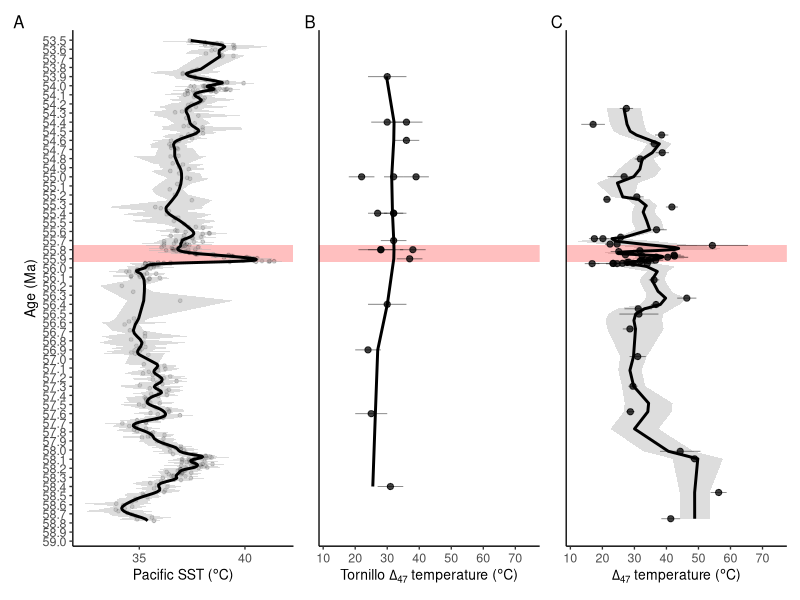
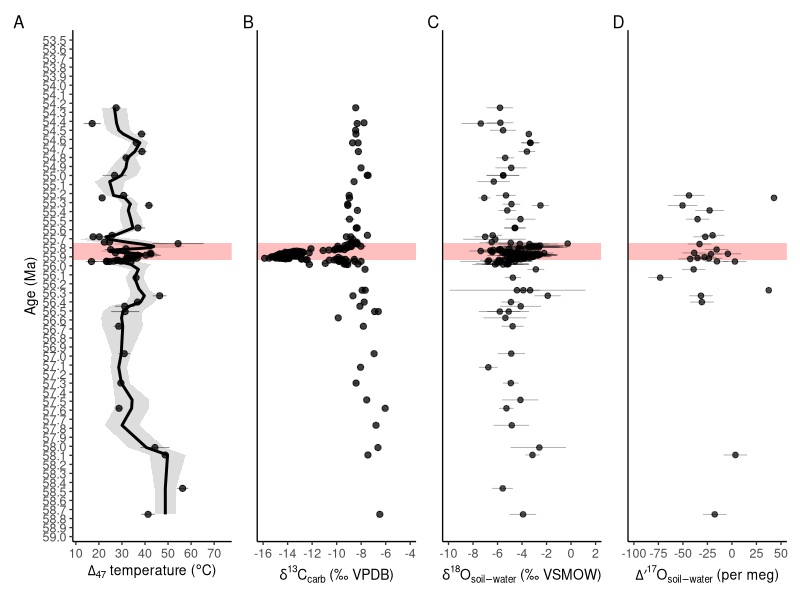
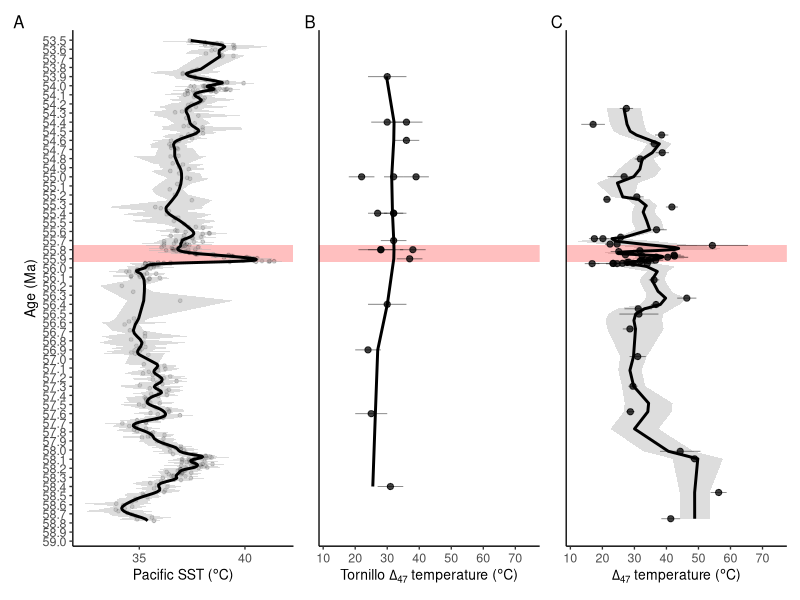
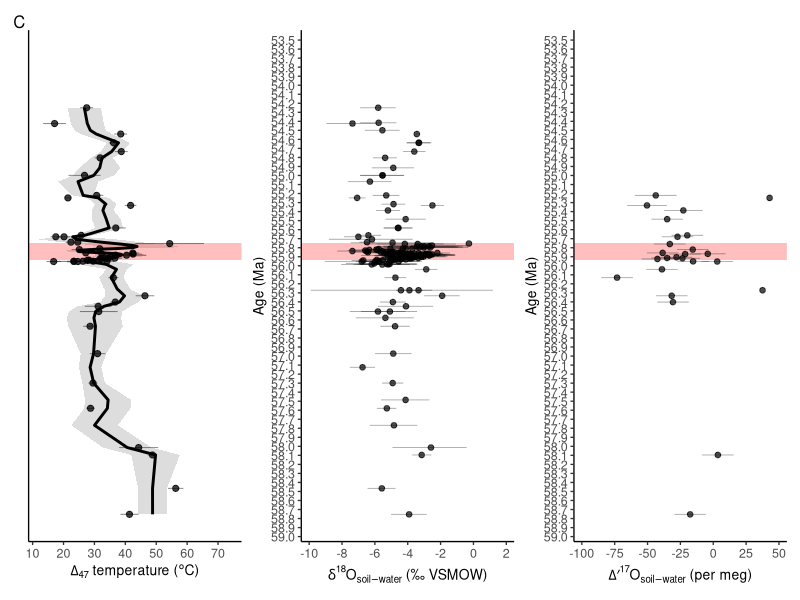
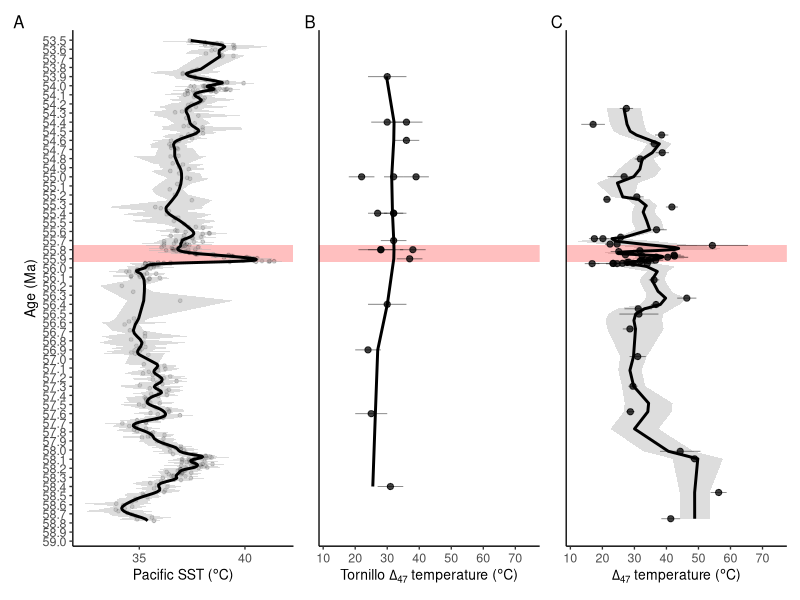
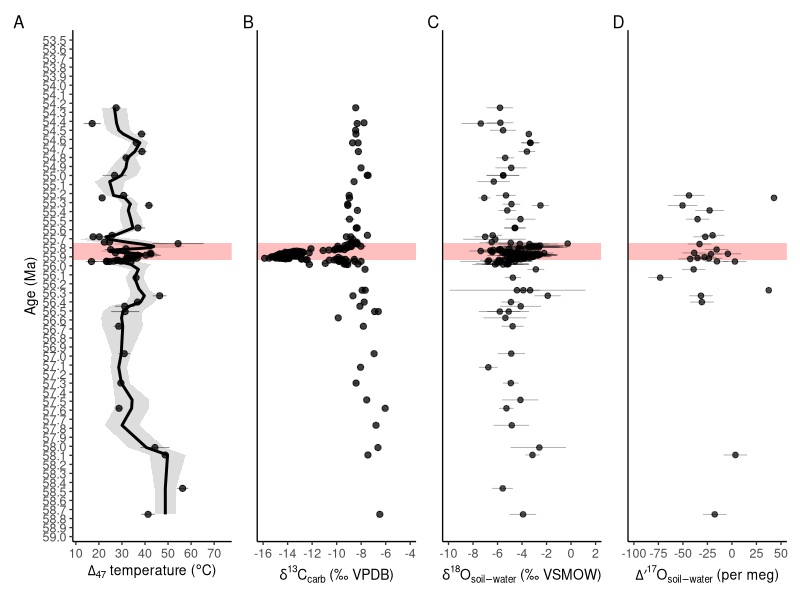
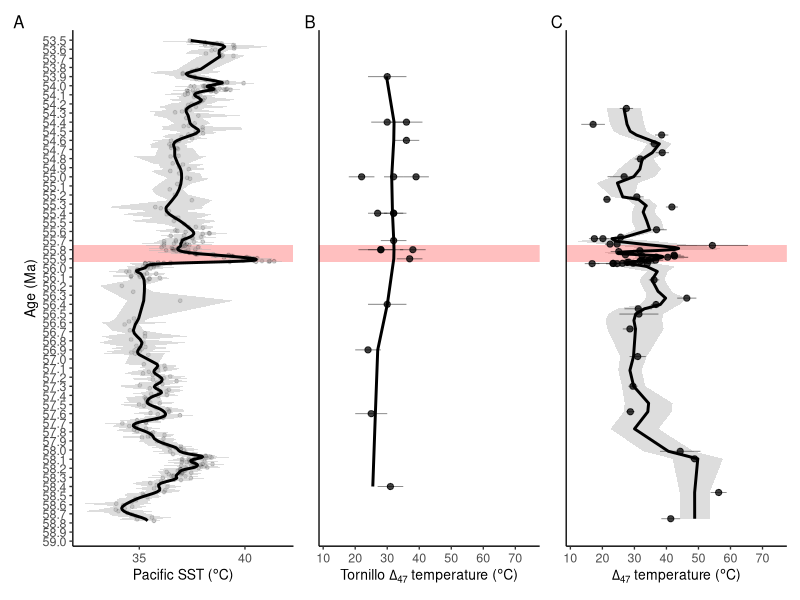

Source code (R) for these figures, in order:
# 08_age_domain_plots.R
# Purpose: Generate age-domain plots for BHB multiproxy manuscript/meeting figures

library(tidyverse)
library(here)
library(patchwork)

# ---- Shared age plot settings ----

age_limits <- c(59, 53.5)
age_breaks <- seq(53.5, 59, by = 0.1)

petm_age_old <- 55.935
petm_age_young <- 55.75

add_petm_age <- function(fill = "red", alpha = 0.25) {
  annotate(
    "rect",
    xmin = -Inf, xmax = Inf,
    ymin = petm_age_young, ymax = petm_age_old,
    fill = fill,
    alpha = alpha
  )
}

shared_age_scale <- function() {
  scale_y_reverse(
    limits = age_limits,
    breaks = age_breaks,
    expand = expansion(mult = c(0.01, 0.02))
  )
}

temp_x_scale <- function() {
  scale_x_continuous(
    breaks = seq(10, 75, by = 10),
    limits = c(10, 75),
    expand = expansion(mult = c(0.02, 0.04))
  )
}

theme_age_panel <- theme_classic(base_size = 10) +
  theme(
    axis.title = element_text(size = 10),
    axis.text = element_text(size = 9),
    legend.position = "none",
    plot.margin = margin(4, 4, 4, 4)
  )

# ---- Load data ----

BHB_multiproxy_summary <- read_csv(here("data", "processed", "BHB_multiproxy_summary.csv"))
BHB_d18Ow <- read_csv(here("data", "processed", "BHB_d18Ow_reconstruction.csv"))
BHB_multiproxy_final <- read_csv(here("data", "processed", "BHB_D17Orsw_reconstruction.csv"))
BHB_temperature_model <- read_csv(here("data", "processed", "BHB_temperature_model.csv"))
temp_obs <- read_csv(here("data", "processed", "BHB_temperature_observations.csv"))

Kelson_Tornillo_D47 <- read_csv(
  here("data", "processed", "Kelson_Tornillo_D47_strat_age_filtered.csv")
)


Harper2024_CO2_SST <- read_csv(
  here("data", "processed", "Harper2024_CO2_SST_processed.csv")
)

biozones <- read_csv(
  here(
    "data",
    "processed",
    "BHB_biozones.csv"
  )
)

age_priors <- read.csv(
  here("data", "raw", "PCB-CFB_age_priors.csv")
)

age_priors_clean <- age_priors %>%
  mutate(
    est_Depth_m_PCB_outcrop = as.numeric(est_Depth_m_PCB_outcrop),
    Age_Ma_best_estimate = as.numeric(Age_Ma_best_estimate)
  ) %>%
  filter(
    !is.na(est_Depth_m_PCB_outcrop),
    !is.na(Age_Ma_best_estimate)
  ) %>%
  arrange(est_Depth_m_PCB_outcrop)

biozones_age <- biozones %>%
  mutate(
    Age_ymin_Ma = approx(
      x = age_priors_clean$est_Depth_m_PCB_outcrop,
      y = age_priors_clean$Age_Ma_best_estimate,
      xout = ymin,
      rule = 1
    )$y,
    Age_ymax_Ma = approx(
      x = age_priors_clean$est_Depth_m_PCB_outcrop,
      y = age_priors_clean$Age_Ma_best_estimate,
      xout = ymax,
      rule = 1
    )$y
  )

biozones_age

# ---- Add age to temperature model and observations ----

age_lookup <- BHB_multiproxy_summary %>%
  select(MLA_horizon_id, strat_height_m, Age_Ma) %>%
  filter(!is.na(strat_height_m), !is.na(Age_Ma))

BHB_temperature_model_age <- BHB_temperature_model %>%
  left_join(age_lookup, by = c("MLA_horizon_id", "strat_height_m")) %>%
  filter(!is.na(Age_Ma))

temp_obs_age <- temp_obs %>%
  left_join(age_lookup, by = c("MLA_horizon_id", "strat_height_m")) %>%
  filter(!is.na(T_C), !is.na(Age_Ma))

# ---- Temperature age plot ----

p_T47_age_clean <- ggplot() +
  geom_ribbon(
    data = BHB_temperature_model_age,
    aes(
      xmin = T_model_lower95_C,
      xmax = T_model_upper95_C,
      y = Age_Ma
    ),
    fill = "grey70",
    alpha = 0.45
  ) +
  add_petm_age() +
  geom_path(
    data = BHB_temperature_model_age,
    aes(x = T_model_C, y = Age_Ma),
    linewidth = 1
  ) +
  geom_errorbarh(
    data = temp_obs_age,
    aes(
      xmin = T_C - T_se_C,
      xmax = T_C + T_se_C,
      y = Age_Ma
    ),
    height = 0,
    linewidth = 0.35,
    alpha = 0.45
  ) +
  geom_point(
    data = temp_obs_age,
    aes(x = T_C, y = Age_Ma),
    size = 1.8,
    alpha = 0.75
  ) +
  scale_x_continuous(
    breaks = seq(10, 75, by = 10),
    limits = c(10, 75),
    expand = expansion(mult = c(0.02, 0.04))
  ) +
  shared_age_scale() +
  labs(
    x = expression(Delta[47] * " temperature (" * degree * "C)"),
    y = "Age (Ma)"
  ) +
  theme_age_panel

# ---- d13C carbonate age plot ----

d13C_obs_age <- BHB_multiproxy_summary %>%
  select(
    MLA_horizon_id,
    strat_height_m,
    Age_Ma,
    Koch_mean_d13Ccarb_vpdb,
    Koch_se_d13Ccarb_vpdb,
    Bowen_mean_d13Ccarb_vpdb,
    Bowen_se_d13Ccarb_vpdb,
    CU_mean_d13Ccarb_vpdb,
    Snell_mean_d13Ccarb_vpdb
  ) %>%
  pivot_longer(
    cols = c(
      Koch_mean_d13Ccarb_vpdb,
      Bowen_mean_d13Ccarb_vpdb,
      CU_mean_d13Ccarb_vpdb,
      Snell_mean_d13Ccarb_vpdb
    ),
    names_to = "source",
    values_to = "d13Ccarb_vpdb"
  ) %>%
  mutate(
    d13C_se_vpdb = case_when(
      source == "Koch_mean_d13Ccarb_vpdb" ~ Koch_se_d13Ccarb_vpdb,
      source == "Bowen_mean_d13Ccarb_vpdb" ~ Bowen_se_d13Ccarb_vpdb,
      TRUE ~ NA_real_
    )
  ) %>%
  filter(!is.na(d13Ccarb_vpdb), !is.na(Age_Ma))

p_d13C_age_clean <- ggplot() +
  add_petm_age() +
  geom_errorbarh(
    data = d13C_obs_age,
    aes(
      xmin = d13Ccarb_vpdb - d13C_se_vpdb,
      xmax = d13Ccarb_vpdb + d13C_se_vpdb,
      y = Age_Ma
    ),
    height = 0,
    linewidth = 0.35,
    alpha = 0.45,
    na.rm = TRUE
  ) +
  geom_point(
    data = d13C_obs_age,
    aes(x = d13Ccarb_vpdb, y = Age_Ma),
    size = 1.8,
    alpha = 0.75
  ) +
  scale_x_continuous(
    breaks = seq(-16, -4, by = 2),
    limits = c(-16, -4),
    expand = expansion(mult = c(0.04, 0.04))
  ) +
  shared_age_scale() +
  labs(
    x = expression(delta^13 * C[carb] ~ "(‰ VPDB)"),
    y = "Age (Ma)"
  ) +
  theme_age_panel

# ---- d18O soil-water age plot ----

d18Ow_age <- BHB_d18Ow %>%
  filter(!is.na(d18Ow_mean_vsmow), !is.na(Age_Ma))

p_d18Ow_age_clean <- ggplot() +
  add_petm_age() +
  geom_errorbarh(
    data = d18Ow_age,
    aes(
      xmin = d18Ow_lower95_vsmow,
      xmax = d18Ow_upper95_vsmow,
      y = Age_Ma
    ),
    height = 0,
    linewidth = 0.30,
    alpha = 0.35,
    na.rm = TRUE
  ) +
  geom_point(
    data = d18Ow_age,
    aes(x = d18Ow_mean_vsmow, y = Age_Ma),
    size = 1.6,
    alpha = 0.70
  ) +
  scale_x_continuous(
    breaks = seq(-10, 2, by = 2),
    limits = c(-10, 2),
    expand = expansion(mult = c(0.04, 0.04))
  ) +
  shared_age_scale() +
  labs(
    x = expression(delta^18 * O[soil-water] ~ "(‰ VSMOW)"),
    y = "Age (Ma)"
  ) +
  theme_age_panel

# ---- D17O soil-water age plot ----

D17Orsw_age <- BHB_multiproxy_final %>%
  filter(!is.na(D17Orsw_mean_permeg), !is.na(Age_Ma))

p_D17Orsw_age_clean <- ggplot() +
  add_petm_age() +
  geom_errorbarh(
    data = D17Orsw_age,
    aes(
      xmin = D17Orsw_mean_permeg - IPL17O_sd_Dp17Ocarb_adj,
      xmax = D17Orsw_mean_permeg + IPL17O_sd_Dp17Ocarb_adj,
      y = Age_Ma
    ),
    height = 0,
    linewidth = 0.30,
    alpha = 0.35,
    na.rm = TRUE
  ) +
  geom_point(
    data = D17Orsw_age,
    aes(x = D17Orsw_mean_permeg, y = Age_Ma),
    size = 1.6,
    alpha = 0.70
  ) +
  scale_x_continuous(
    breaks = seq(-100, 50, by = 25),
    limits = c(-100, 50),
    expand = expansion(mult = c(0.04, 0.04))
  ) +
  shared_age_scale() +
  labs(
    x = expression(Delta*minute^17*O[soil-water] ~ "(per meg)"),
    y = "Age (Ma)"
  ) +
  theme_age_panel

# ---- Harper reference records ----
# ---- Smooth Harper reference records like BHB temperature model ----

Harper_plot <- Harper2024_CO2_SST %>%
  filter(
    Age_Ma >= min(age_limits),
    Age_Ma <= max(age_limits)
  ) %>%
  arrange(Age_Ma) %>%
  mutate(
    SST_anchor_C = zoo::rollapply(
      Harper2024_mean_SST_C,
      width = 3,
      FUN = mean,
      fill = NA,
      align = "center",
      partial = TRUE
    ),
    CO2_anchor_ppm = zoo::rollapply(
      Harper2024_mean_CO2_ppm,
      width = 3,
      FUN = mean,
      fill = NA,
      align = "center",
      partial = TRUE
    )
  )

Harper_SST_spline <- smooth.spline(
  x = Harper_plot$Age_Ma,
  y = Harper_plot$SST_anchor_C,
  spar = 0.35
)

Harper_CO2_spline <- smooth.spline(
  x = Harper_plot$Age_Ma,
  y = Harper_plot$CO2_anchor_ppm,
  spar = 0.35
)

Harper_plot <- Harper_plot %>%
  mutate(
    Harper2024_SST_smooth_C = as.numeric(
      predict(Harper_SST_spline, x = Age_Ma)$y
    ),
    Harper2024_CO2_smooth_ppm = as.numeric(
      predict(Harper_CO2_spline, x = Age_Ma)$y
    )
  )

p_Harper_SST_age <- ggplot(Harper_plot) +
  add_petm_age(fill = "red", alpha = 0.25) +
  geom_point(
    aes(x = Harper2024_mean_SST_C, y = Age_Ma),
    size = 1.0,
    alpha = 0.18
  ) +
  geom_ribbon(
    aes(
      xmin = Harper2024_SST_lower95_C,
      xmax = Harper2024_SST_upper95_C,
      y = Age_Ma
    ),
    fill = "grey70",
    alpha = 0.45
  ) +
  geom_path(
    aes(x = Harper2024_SST_smooth_C, y = Age_Ma),
    linewidth = 1
  ) +
  scale_x_continuous(
    breaks = seq(20, 40, by = 5),
    expand = expansion(mult = c(0.04, 0.04))
  ) +
  shared_age_scale() +
  labs(
    x = expression("Pacific SST (" * degree * "C)"),
    y = "Age (Ma)"
  ) +
  theme_age_panel

# Adjust CO2 column names here if your processed file uses different names
p_Harper_CO2_age <- ggplot(Harper_plot) +
  add_petm_age(fill = "red", alpha = 0.25) +
  geom_point(
    aes(x = Harper2024_mean_CO2_ppm, y = Age_Ma),
    size = 1.0,
    alpha = 0.18
  ) +
  geom_ribbon(
    aes(
      xmin = Harper2024_CO2_lower95_ppm,
      xmax = Harper2024_CO2_upper95_ppm,
      y = Age_Ma
    ),
    fill = "grey70",
    alpha = 0.45
  ) +
  geom_path(
    aes(x = Harper2024_CO2_smooth_ppm, y = Age_Ma),
    linewidth = 1
  ) +
  scale_x_continuous(
    breaks = seq(0, 3000, by = 500),
    expand = expansion(mult = c(0.04, 0.04))
  ) +
  shared_age_scale() +
  labs(
    x = expression(CO[2] ~ "(ppm)"),
    y = "Age (Ma)"
  ) +
  theme_age_panel

# ---- Kelson Tornillo primary D47 temperatures ----

# ---- Kelson Tornillo primary D47 temperatures ----

Kelson_Tornillo_primary_age <- Kelson_Tornillo_D47 %>%
  filter(
    petro_class == "Micrite",
    !is.na(Age_Ma),
    !is.na(T47_C)
  ) %>%
  arrange(Age_Ma) %>%
  mutate(
    T47_anchor_C = zoo::rollapply(
      T47_C,
      width = 3,
      FUN = mean,
      fill = NA,
      align = "center",
      partial = TRUE
    )
  )

Kelson_T47_spline <- smooth.spline(
  x = Kelson_Tornillo_primary_age$Age_Ma,
  y = Kelson_Tornillo_primary_age$T47_anchor_C,
  spar = 0.35
)

Kelson_Tornillo_primary_age <- Kelson_Tornillo_primary_age %>%
  mutate(
    T47_smooth_C = as.numeric(
      predict(Kelson_T47_spline, x = Age_Ma)$y
    )
  )

p_Kelson_Tornillo_T47_age <- ggplot() +
  add_petm_age(fill = "red", alpha = 0.25) +
  geom_errorbarh(
    data = Kelson_Tornillo_primary_age,
    aes(
      xmin = T47_C - T47_se_C,
      xmax = T47_C + T47_se_C,
      y = Age_Ma
    ),
    height = 0,
    linewidth = 0.35,
    alpha = 0.45,
    na.rm = TRUE
  ) +
  geom_point(
    data = Kelson_Tornillo_primary_age,
    aes(x = T47_C, y = Age_Ma),
    size = 1.8,
    alpha = 0.75
  ) +
  geom_path(
    data = Kelson_Tornillo_primary_age,
    aes(x = T47_smooth_C, y = Age_Ma),
    linewidth = 1,
    na.rm = TRUE
  ) +
  temp_x_scale() +
  shared_age_scale() +
  labs(
    x = expression("Tornillo " * Delta[47] * " temperature (" * degree * "C)"),
    y = "Age (Ma)"
  ) +
  theme_age_panel
# ---- Panel figures ----

p_T47_age_panel <- p_T47_age_clean +
  labs(tag = "A")

p_d13C_age_panel <- p_d13C_age_clean +
  labs(y = NULL, tag = "B") +
  theme(axis.text.y = element_blank(), axis.ticks.y = element_blank())

p_d18Ow_age_panel <- p_d18Ow_age_clean +
  labs(y = NULL, tag = "C") +
  theme(axis.text.y = element_blank(), axis.ticks.y = element_blank())

p_D17Orsw_age_panel <- p_D17Orsw_age_clean +
  labs(y = NULL, tag = "D") +
  theme(axis.text.y = element_blank(), axis.ticks.y = element_blank())

p_Harper_SST_panel <- p_Harper_SST_age +
  labs(y = NULL, tag = "E") +
  theme(axis.text.y = element_blank(), axis.ticks.y = element_blank())

p_Harper_CO2_panel <- p_Harper_CO2_age +
  labs(y = NULL, tag = "F") +
  theme(axis.text.y = element_blank(), axis.ticks.y = element_blank())

p_age_panel_BHB_only <- 
  p_T47_age_panel + p_d13C_age_panel + p_d18Ow_age_panel + p_D17Orsw_age_panel +
  plot_layout(nrow = 1, ncol = 4, widths = c(1, 1, 1, 1)) +
  plot_annotation(
    theme = theme(plot.tag = element_text(face = "bold", size = 12))
  )


p_age_panel_temp_comparison <- 
  p_T47_age_panel +  p_Harper_SST_panel + p_Harper_CO2_panel + 
  plot_layout(nrow = 1, ncol = 3, widths = c(1, 1, 1, 1, 1)) +
  plot_annotation(
    theme = theme(plot.tag = element_text(face = "bold", size = 12))
  )

# ---- Multi-panel temperature comparison: Harper SST, Tornillo, BHB ----

p_Harper_SST_panel <- p_Harper_SST_age +
  labs(y = "Age (Ma)", tag = "A")

p_Kelson_Tornillo_panel <- p_Kelson_Tornillo_T47_age +
  labs(y = NULL, tag = "B") +
  theme(
    axis.text.y = element_blank(),
    axis.ticks.y = element_blank()
  )

p_BHB_T47_panel <- p_T47_age_clean +
  labs(y = NULL, tag = "C") +
  theme(
    axis.text.y = element_blank(),
    axis.ticks.y = element_blank()
  )

p_age_panel_temp_comparison <- 
  p_Harper_SST_panel +
  p_Kelson_Tornillo_panel +
  p_BHB_T47_panel +
  plot_layout(nrow = 1, ncol = 3, widths = c(1, 1, 1)) +
  plot_annotation(
    theme = theme(plot.tag = element_text(face = "bold", size = 12))
  )

p_age_panel_temp_comparison

ggsave(
  here("figures", "age_domain", "Harper_Tornillo_BHB_temperature_age_panel.png"),
  p_age_panel_temp_comparison,
  width = 12,
  height = 6,
  dpi = 600
)
p_age_panel_BHB_only
p_age_panel_temp_comparison

#-- 17O through time ------

p_age_panel_17O <- 
  p_BHB_T47_panel +
  p_d18Ow_age_clean +
  p_D17Orsw_age_clean +
  plot_layout(nrow = 1, ncol = 3, widths = c(1, 1, 1)) +
  plot_annotation(
    theme = theme(plot.tag = element_text(face = "bold", size = 12))
  )

p_age_panel_17O


# ---- Save outputs ----


dir.create(here("figures", "age_domain"), recursive = TRUE, showWarnings = FALSE)

ggsave(
  here("figures", "age_domain", "BHB_age_panel_T47_d13C_d18Ow_D17Orsw.png"),
  p_age_panel_BHB_only,
  width = 12,
  height = 6,
  dpi = 600
)

ggsave(
  here("figures", "age_domain", "BHB_age_panel_CO2_SST_T47.png"),
  p_age_panel_temp_comparison,
  width = 12,
  height = 6,
  dpi = 600
)
